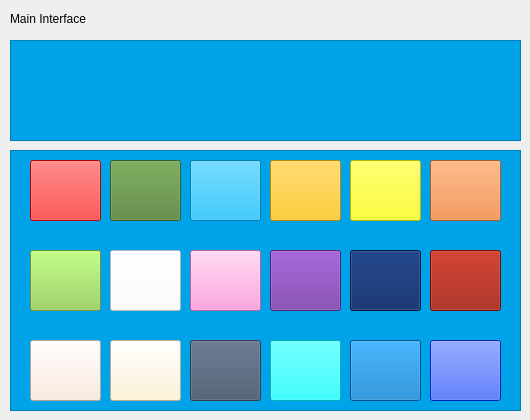
     <widget class="QWidget" name="page_9">
      <widget class="QLabel" name="label_28">
       <property name="geometry">
        <rect>
         <x>10</x>
         <y>10</y>
         <width>261</width>
         <height>17</height>
        </rect>
       </property>
       <property name="text">
        <string>Main Interface</string>
       </property>
      </widget>
      <widget class="QFrame" name="frame_18">
       <property name="geometry">
        <rect>
         <x>10</x>
         <y>40</y>
         <width>511</width>
         <height>101</height>
        </rect>
       </property>
       <property name="styleSheet">
        <string notr="true">background-color: rgb(0, 163, 232);</string>
       </property>
       <property name="frameShape">
        <enum>QFrame::StyledPanel</enum>
       </property>
       <property name="frameShadow">
        <enum>QFrame::Raised</enum>
       </property>
       <widget class="QScrollArea" name="scrollArea_3">
        <property name="geometry">
         <rect>
          <x>0</x>
          <y>0</y>
          <width>511</width>
          <height>101</height>
         </rect>
        </property>
        <property name="widgetResizable">
         <bool>true</bool>
        </property>
        <widget class="QWidget" name="scrollAreaWidgetContents_2">
         <property name="geometry">
          <rect>
           <x>0</x>
           <y>0</y>
           <width>509</width>
           <height>99</height>
          </rect>
         </property>
         <widget class="QWidget" name="widget_3" native="true">
          <property name="geometry">
           <rect>
            <x>0</x>
            <y>0</y>
            <width>511</width>
            <height>101</height>
           </rect>
          </property>
         </widget>
        </widget>
       </widget>
      </widget>
      <widget class="QFrame" name="frame_19">
       <property name="geometry">
        <rect>
         <x>10</x>
         <y>150</y>
         <width>511</width>
         <height>261</height>
        </rect>
       </property>
       <property name="styleSheet">
        <string notr="true">background-color: rgb(0, 163, 232);</string>
       </property>
       <property name="frameShape">
        <enum>QFrame::StyledPanel</enum>
       </property>
       <property name="frameShadow">
        <enum>QFrame::Raised</enum>
       </property>
       <widget class="QPushButton" name="pushButton_23">
        <property name="geometry">
         <rect>
          <x>20</x>
          <y>10</y>
          <width>71</width>
          <height>61</height>
         </rect>
        </property>
        <property name="styleSheet">
         <string notr="true">background-color: rgb(254, 0, 0);</string>
        </property>
        <property name="text">
         <string/>
        </property>
       </widget>
       <widget class="QPushButton" name="pushButton_24">
        <property name="geometry">
         <rect>
          <x>100</x>
          <y>10</y>
          <width>71</width>
          <height>61</height>
         </rect>
        </property>
        <property name="styleSheet">
         <string notr="true">background-color: rgb(83, 130, 52);</string>
        </property>
        <property name="text">
         <string/>
        </property>
       </widget>
       <widget class="QPushButton" name="pushButton_25">
        <property name="geometry">
         <rect>
          <x>180</x>
          <y>10</y>
          <width>71</width>
          <height>61</height>
         </rect>
        </property>
        <property name="styleSheet">
         <string notr="true">background-color: rgb(1, 176, 241);</string>
        </property>
        <property name="text">
         <string/>
        </property>
       </widget>
       <widget class="QPushButton" name="pushButton_26">
        <property name="geometry">
         <rect>
          <x>260</x>
          <y>10</y>
          <width>71</width>
          <height>61</height>
         </rect>
        </property>
        <property name="styleSheet">
         <string notr="true">background-color: rgb(255, 192, 0);</string>
        </property>
        <property name="text">
         <string/>
        </property>
       </widget>
       <widget class="QPushButton" name="pushButton_27">
        <property name="geometry">
         <rect>
          <x>340</x>
          <y>10</y>
          <width>71</width>
          <height>61</height>
         </rect>
        </property>
        <property name="styleSheet">
         <string notr="true">background-color: rgb(255, 255, 1);</string>
        </property>
        <property name="text">
         <string/>
        </property>
       </widget>
       <widget class="QPushButton" name="pushButton_28">
        <property name="geometry">
         <rect>
          <x>420</x>
          <y>10</y>
          <width>71</width>
          <height>61</height>
         </rect>
        </property>
        <property name="styleSheet">
         <string notr="true">background-color: rgb(237, 125, 49);</string>
        </property>
        <property name="text">
         <string/>
        </property>
       </widget>
       <widget class="QPushButton" name="pushButton_29">
        <property name="geometry">
         <rect>
          <x>20</x>
          <y>100</y>
          <width>71</width>
          <height>61</height>
         </rect>
        </property>
        <property name="styleSheet">
         <string notr="true">background-color: rgb(146, 209, 79);</string>
        </property>
        <property name="text">
         <string/>
        </property>
       </widget>
       <widget class="QPushButton" name="pushButton_30">
        <property name="geometry">
         <rect>
          <x>20</x>
          <y>190</y>
          <width>71</width>
          <height>61</height>
         </rect>
        </property>
        <property name="styleSheet">
         <string notr="true">background-color: rgb(251, 229, 215);</string>
        </property>
        <property name="text">
         <string/>
        </property>
       </widget>
       <widget class="QPushButton" name="pushButton_31">
        <property name="geometry">
         <rect>
          <x>100</x>
          <y>100</y>
          <width>71</width>
          <height>61</height>
         </rect>
        </property>
        <property name="styleSheet">
         <string notr="true">background-color: rgb(255, 255, 255);</string>
        </property>
        <property name="text">
         <string/>
        </property>
       </widget>
       <widget class="QPushButton" name="pushButton_32">
        <property name="geometry">
         <rect>
          <x>180</x>
          <y>100</y>
          <width>71</width>
          <height>61</height>
         </rect>
        </property>
        <property name="styleSheet">
         <string notr="true">background-color: rgb(255, 138, 216);</string>
        </property>
        <property name="text">
         <string/>
        </property>
       </widget>
       <widget class="QPushButton" name="pushButton_33">
        <property name="geometry">
         <rect>
          <x>260</x>
          <y>100</y>
          <width>71</width>
          <height>61</height>
         </rect>
        </property>
        <property name="styleSheet">
         <string notr="true">background-color: rgb(112, 48, 160);</string>
        </property>
        <property name="text">
         <string/>
        </property>
       </widget>
       <widget class="QPushButton" name="pushButton_34">
        <property name="geometry">
         <rect>
          <x>340</x>
          <y>100</y>
          <width>71</width>
          <height>61</height>
         </rect>
        </property>
        <property name="styleSheet">
         <string notr="true">background-color: rgb(1, 32, 96);</string>
        </property>
        <property name="text">
         <string/>
        </property>
       </widget>
       <widget class="QPushButton" name="pushButton_35">
        <property name="geometry">
         <rect>
          <x>420</x>
          <y>100</y>
          <width>71</width>
          <height>61</height>
         </rect>
        </property>
        <property name="styleSheet">
         <string notr="true">background-color: rgb(148, 17, 0);</string>
        </property>
        <property name="text">
         <string/>
        </property>
       </widget>
       <widget class="QPushButton" name="pushButton_36">
        <property name="geometry">
         <rect>
          <x>100</x>
          <y>190</y>
          <width>71</width>
          <height>61</height>
         </rect>
        </property>
        <property name="styleSheet">
         <string notr="true">background-color: rgb(255, 242, 205);</string>
        </property>
        <property name="text">
         <string/>
        </property>
       </widget>
       <widget class="QPushButton" name="pushButton_37">
        <property name="geometry">
         <rect>
          <x>180</x>
          <y>190</y>
          <width>71</width>
          <height>61</height>
         </rect>
        </property>
        <property name="styleSheet">
         <string notr="true">background-color: rgb(68, 84, 107);</string>
        </property>
        <property name="text">
         <string/>
        </property>
       </widget>
       <widget class="QPushButton" name="pushButton_38">
        <property name="geometry">
         <rect>
          <x>260</x>
          <y>190</y>
          <width>71</width>
          <height>61</height>
         </rect>
        </property>
        <property name="styleSheet">
         <string notr="true">background-color: rgb(0, 254, 255);</string>
        </property>
        <property name="text">
         <string/>
        </property>
       </widget>
       <widget class="QPushButton" name="pushButton_39">
        <property name="geometry">
         <rect>
          <x>340</x>
          <y>190</y>
          <width>71</width>
          <height>61</height>
         </rect>
        </property>
        <property name="styleSheet">
         <string notr="true">background-color: rgb(0, 113, 193);</string>
        </property>
        <property name="text">
         <string/>
        </property>
       </widget>
       <widget class="QPushButton" name="pushButton_40">
        <property name="geometry">
         <rect>
          <x>420</x>
          <y>190</y>
          <width>71</width>
          <height>61</height>
         </rect>
        </property>
        <property name="styleSheet">
         <string notr="true">background-color: rgb(4, 51, 255);</string>
        </property>
        <property name="text">
         <string/>
        </property>
       </widget>
      </widget>
     </widget>
